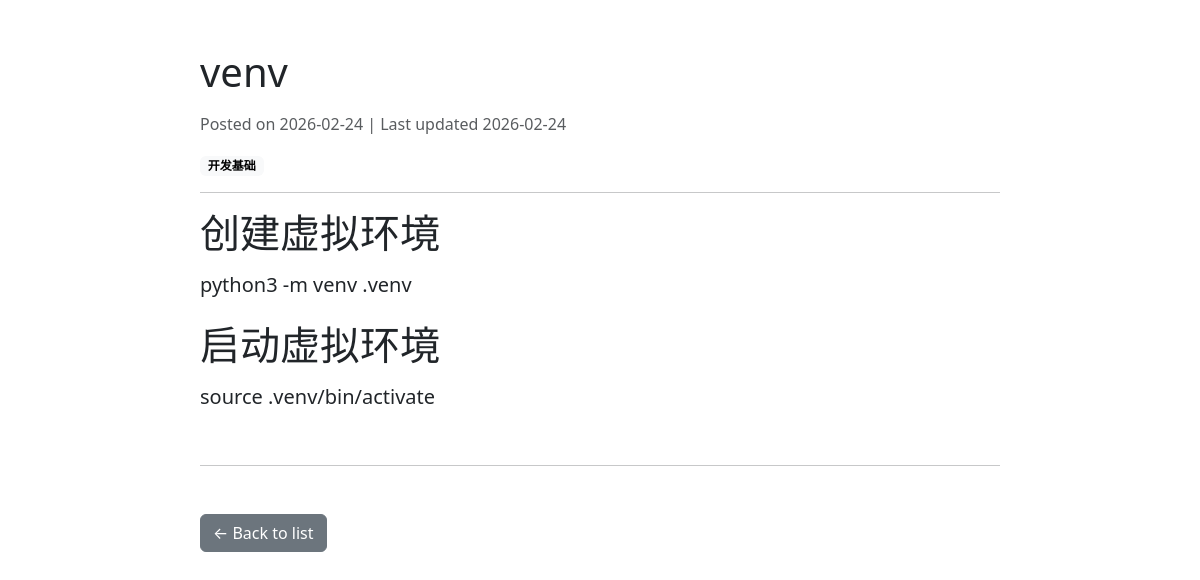
The page /posts/7/ on the database its author committed.
### posts/models.py (models this page shows, shortened)
class Post(models.Model):
    STATUS_CHOICES = [("draft", "Draft"), ("published", "Published")]
    title = models.CharField(max_length=100)
    content = models.TextField()
    description = models.CharField(max_length=200)
    category = models.ForeignKey(
        Category, null=True, blank=True,
        related_name="posts",
        on_delete=models.SET_NULL
    )
    status = models.CharField(max_length=10, choices=STATUS_CHOICES, default="draft")
    published_at = models.DateTimeField(null=True, blank=True)
    created_at = models.DateTimeField(auto_now_add=True)
    updated_at = models.DateTimeField(auto_now=True)

class Category(models.Model):
    name = models.CharField(max_length=100)
    slug = models.SlugField(max_length=100, unique=True)
    parent = models.ForeignKey(
        "self",
        null=True, blank=True,
        related_name="children",
        on_delete=models.CASCADE,
    )
    class Meta:
        verbose_name_plural = "Categories"

### posts/views.py (the view)
# urls.py: path('<int:pk>/', PostDetailView.as_view(), name='post_detail'),
class PostDetailView(DetailView):
    model = Post
    template_name = "posts/post_detail.html"
    def get_queryset(self):
        return Post.objects.filter(status="published")
    def get_context_data(self, **kwargs):
        ctx = super().get_context_data(**kwargs)
        html = md.markdown(self.object.content, extensions=["fenced_code", "tables"])
        clean = bleach.clean(html, tags=ALLOWED_TAGS, attributes=ALLOWED_ATTRS, strip=True)
        clean = clean.replace("<table>", '<table class="table table-striped">')
        ctx["content_html"] = mark_safe(clean)
        return ctx

### posts/templates/posts/post_detail.html (shortened to what this page needs)
{% load static %}
<!doctype html>
<html lang="en">
<head>
  <link rel="stylesheet" href="{% static 'posts/bootstrap.min.css' %}">
</head>
<body>
<div class="container mt-5">
  <article class="mx-auto" style="max-width: 800px;">
    <h1 class="mb-3">{{ object.title }}</h1>
    <p class="text-muted">
      Posted on {{ object.published_at|default:object.created_at|date:"Y-m-d" }}
      | Last updated {{ object.updated_at|date:"Y-m-d" }}
    </p>
    {% if object.category %}
      <p class="mb-3">
        <span class="badge text-bg-light">
          {{ object.category.name }}
        </span>
      </p>
    {% endif %}
    <hr>
    <div class="fs-5 lh-lg">
      {{ content_html }}
    </div>
    <hr class="my-5">
    <a href="{% url 'post_list' %}" class="btn btn-secondary">
      ← Back to list
    </a>
  </article>
</div>
</body>
</html>

### rows shown on the page
Post: title "venv", published_at "2026-02-24", updated_at "2026-02-24", category.name "开发基础"

### other values the page prints
{{ content_html }} "创建虚拟环境 python3 -m venv .venv 启动虚拟环境 source .venv/bin/activate"
